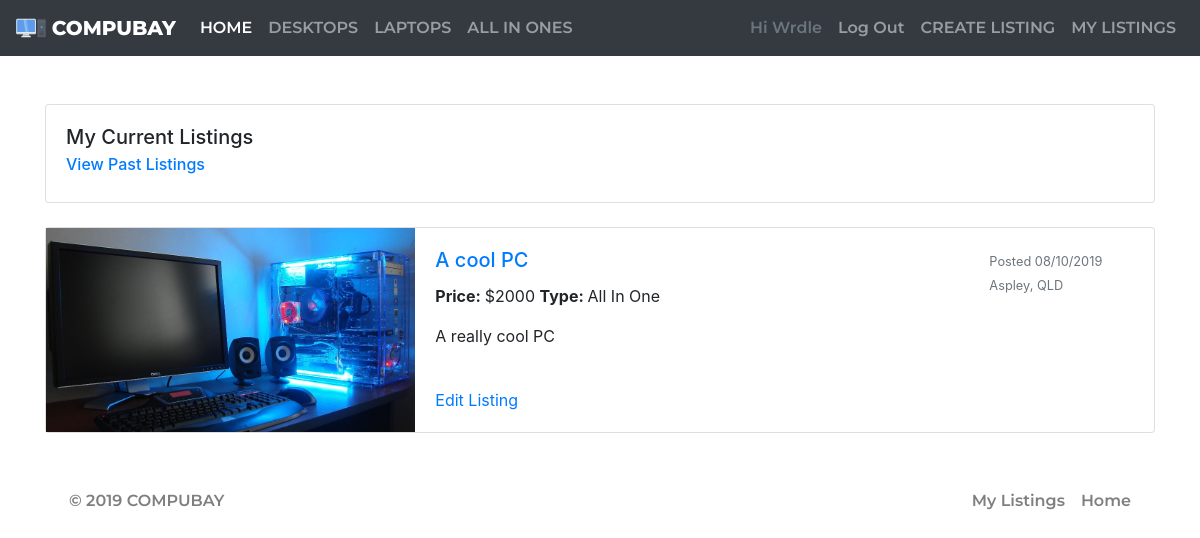
The page /listings (signed in) on the database as committed earlier.
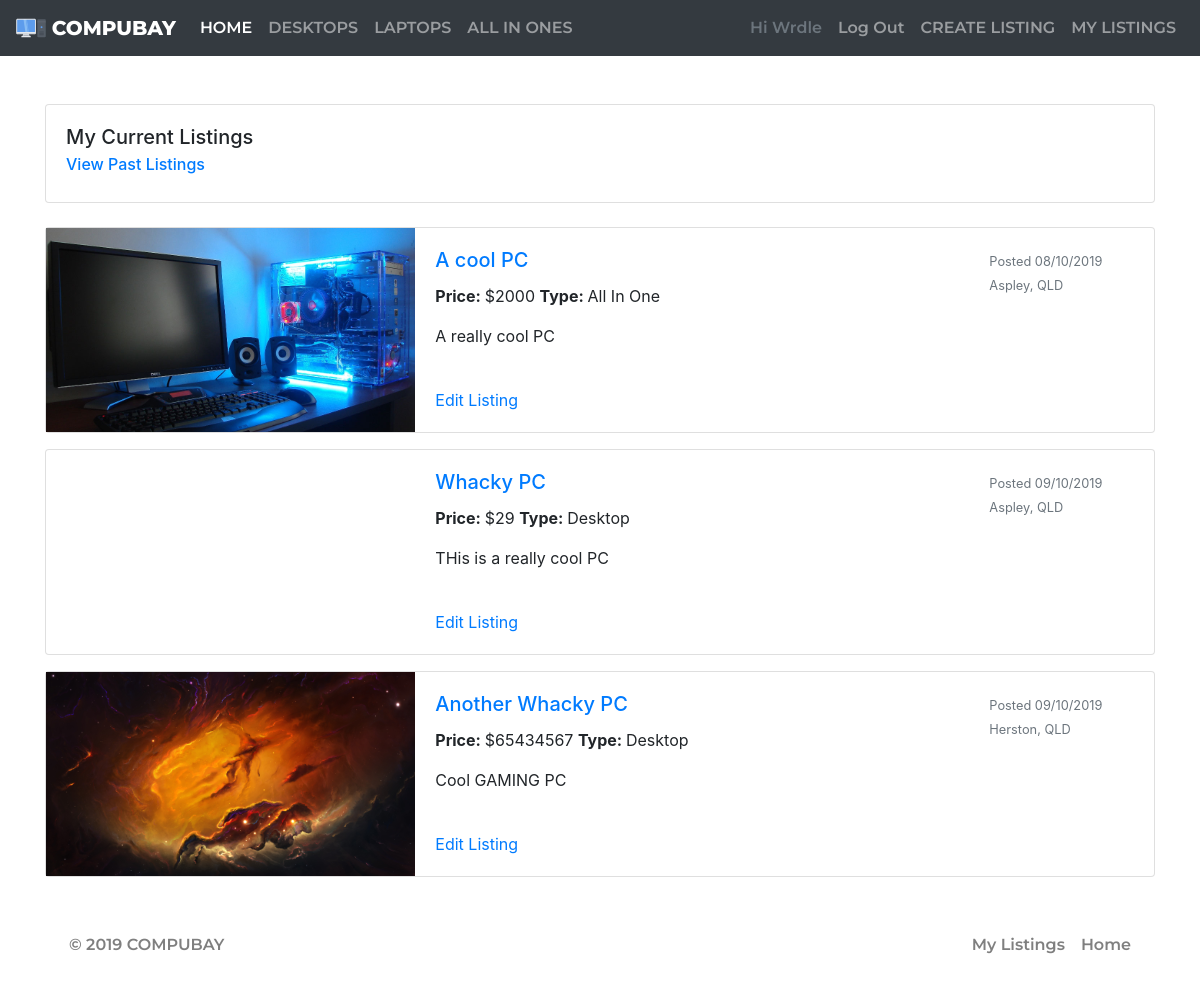
The same page on the database as committed later.
### marketplace/models.py (models this page shows)
class Listing(db.Model):
    __tablename__='listings'
    id = db.Column(db.Integer, primary_key=True)
    name = db.Column(db.String(50), nullable=False)
    post_date = db.Column(db.DateTime, default=datetime.now(), nullable=False)
    description = db.Column(db.String(400))
    suburb = db.Column(db.String(50), nullable=False)
    state = db.Column(db.String(50), nullable=False)
    price = db.Column(db.Integer, default=0)
    category = db.Column(db.String(15), nullable=False)
    cpu = db.Column(db.String(50))
    ramgb = db.Column(db.Integer)
    totalgb = db.Column(db.Integer)
    image = db.Column(db.String(200), nullable=False)
    seller_id = db.Column(db.Integer, db.ForeignKey('users.id'))
    bids = db.relationship('Bid', backref='listing')

### marketplace/views.py (the view)
@bp.route('/listings')
@login_required
def listings():
    listings = Listing.query.filter(Listing.seller_id == current_user.id).all()
    return render_template('listings.html', listings = listings, current_user=current_user)

### marketplace/__init__.py (called while the page is built)
def create_app():
  app.debug=True
  app.secret_key='notASecret'
  app.config['SQLALCHEMY_DATABASE_URI']='sqlite:///marketplace.sqlite'
  db.init_app(app)
  bootstrap = Bootstrap(app)
  login_manager = LoginManager()
  login_manager.login_view='auth.login'
  login_manager.init_app(app)
  UPLOAD_FOLDER = '/static/image'
  app.config['UPLOAD_FOLDER'] = UPLOAD_FOLDER
  from .models import User  # importing here to avoid circular references
  @login_manager.user_loader
  def load_user(user_id):
    return User.query.get(int(user_id))
  from . import views
  app.register_blueprint(views.bp)
  from . import items
  app.register_blueprint(items.bp)
  from . import auth
  app.register_blueprint(auth.bp)
  return app

### marketplace/templates/listings.html
{% extends 'base.html' %}
{% block header %}
<link rel="stylesheet" href="{{url_for('static', filename='css/listings.css')}}">
{% endblock %}
{% block content %}
    <div class="container">
        <br><br>
        <div class="card">
            <div class="card-body">
                <h5 class="card-title">My Current Listings</h5>
                <h6 class="card-subtitle mb-2 text-muted"> <a href="past_listing">View Past Listings</a></h6>
            </div>
        </div>
        <br>
        {% if listings == [] %}
            <center><h2>You havent created any listings yet... Come back here once you have :)</h2></center>
        {% else %}
            {% for listing in listings %}
                <div class="card mb-3 item-result" style="width: 100%">
                    <div class="row no-gutters">
                        <div class="col-md-4">
                            <div class="item-picture" style="background-image: url({{url_for('static', filename=('img/listings/' + listing.image))}})"></div>
                        </div>
                        <div class="col-md-6" class="search-container">
                            <div class="card-body">
                                <a href="/item/{{ listing.id }}/bids"><h5 class="card-title">{{ listing.name }}</h5></a>
                                <p><b>Price: </b> ${{ listing.price }} <b>Type: </b>{{ listing.category }}</p>
                                <p class="card-text">{{ listing.description }}</p> <br>
                                <a href="/item/{{ listing.id }}/edit">Edit Listing</a></small>
                            </div>
                        </div>
                        <div class="col-md-2" class="search-container">
                            <div class="card-body">
                                <small class="text-muted">Posted {{ listing.post_date.strftime("%d/%m/%Y") }}</small>
                                <small class="text-muted">{{ listing.suburb }}, {{ listing.state }}</small>
                            </div>
                        </div>
                    </div>
                </div>
            {% endfor %}
        {% endif %}
    </div>
{% endblock %}

Rows that differ between the two databases and show on the page:
added Listing: name "Whacky PC", price "29", category "Desktop", description "THis is a really cool PC", post_date "09/10/2019", suburb "Aspley", state "QLD"
added Listing: image (picture), name "Another Whacky PC", price "65434567", category "Desktop", description "Cool GAMING PC", post_date "09/10/2019", suburb "Herston", state "QLD"
